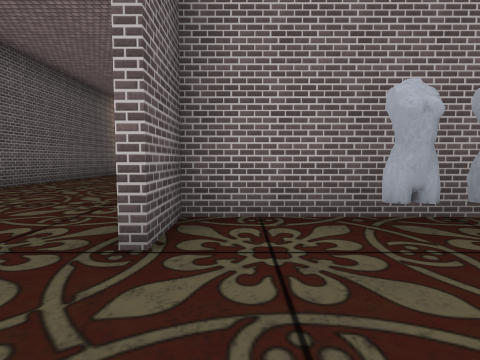
[1] (above)

23 first-person views from a walk through a 3-D level made in the Unity game engine. The camera is 1.2 m above the floor, tilts 4° down and sees 80° across. The floor is counted in squares, 2 m on a side. Each view is taken from the middle of a square. On the plan, view 1 faces up. The plan holds only what a view shows up to about 9 squares ahead; the rest is blank. The player is left out. Door leaves are left out, so doorways stand open. Some surface patterns are stand-ins.

[2]
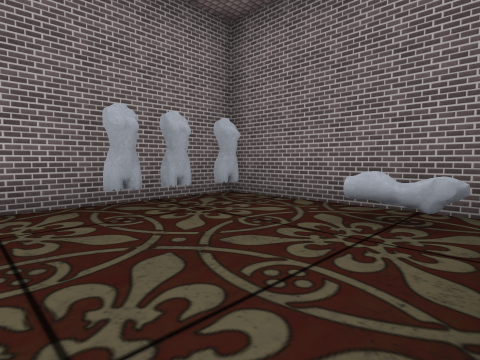

[3]
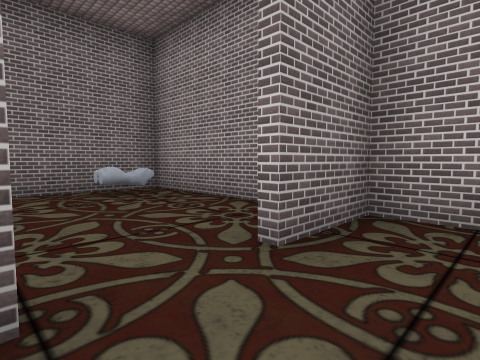

[4]
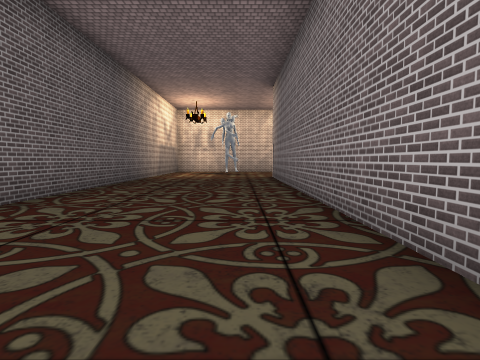

[5]
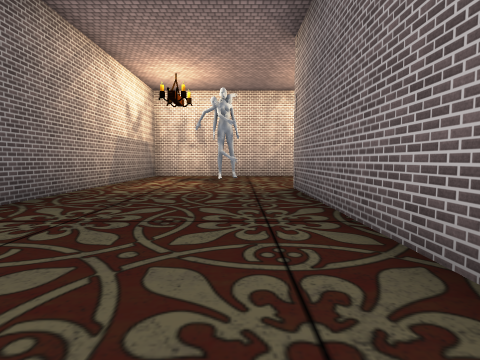

[6]
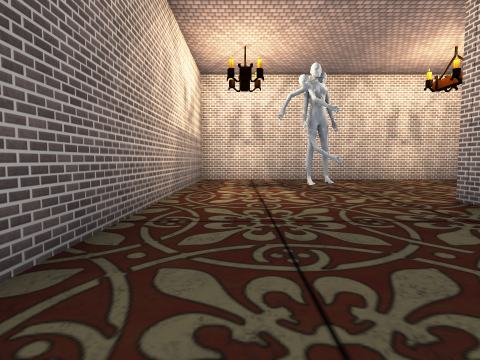

[7]
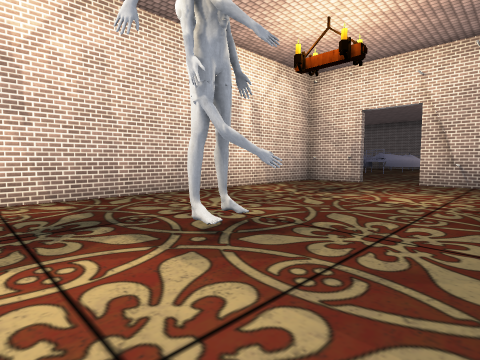

[8]
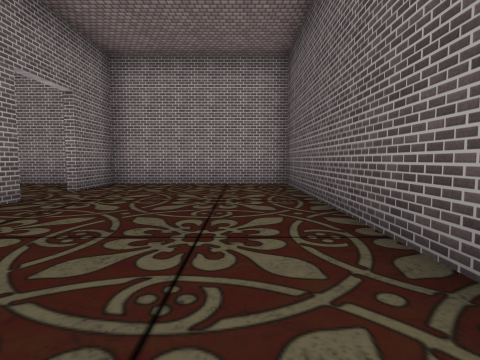

[9]
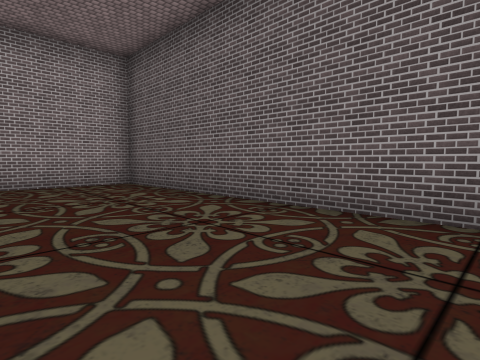

[10]
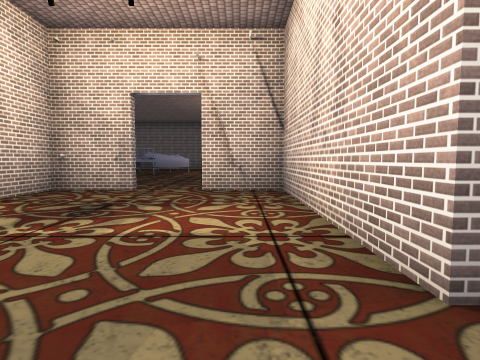

[11]
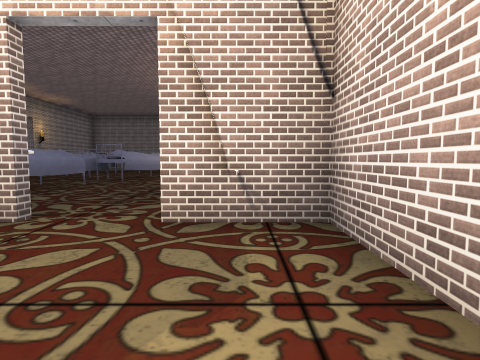

[12]
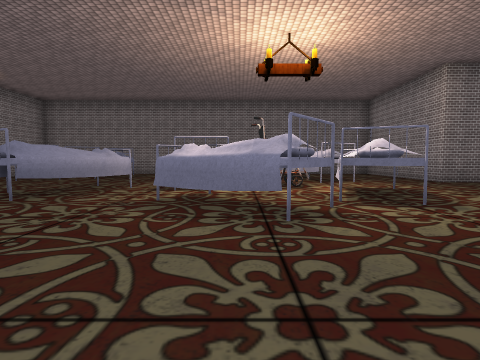

[13]
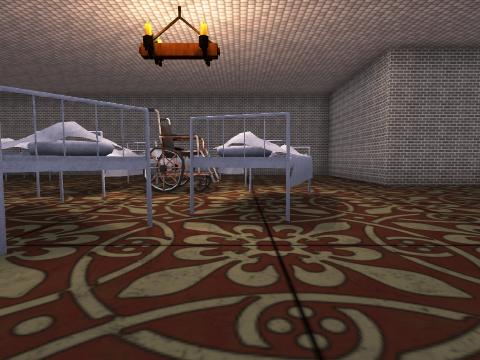

[14]
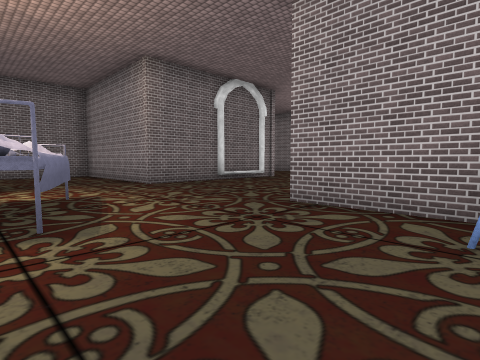

[15]
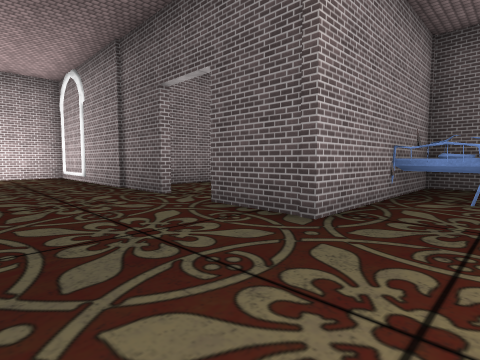

[16]
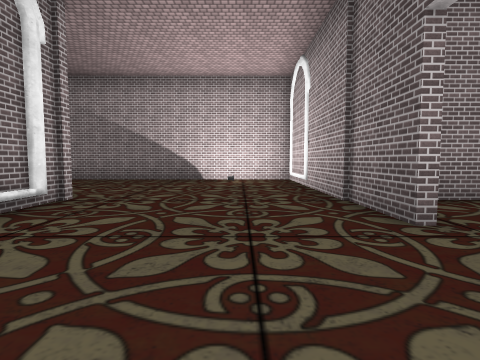

[17]
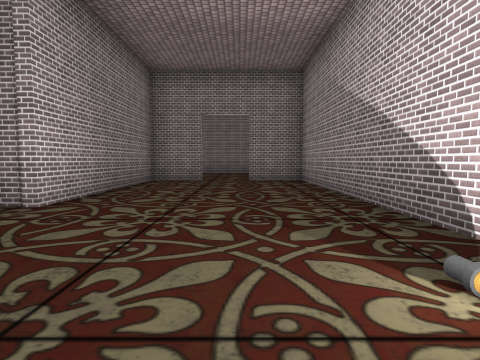

[18]
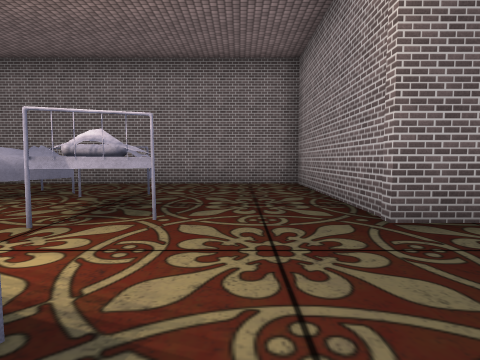

[19]
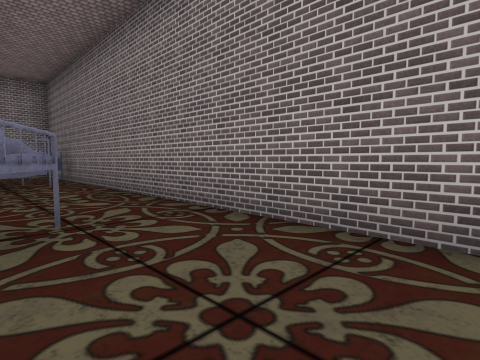

[20]
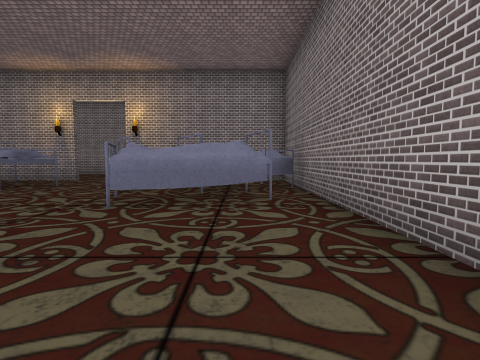

[21]
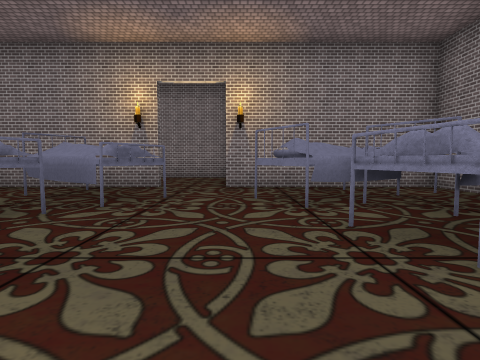

[22]
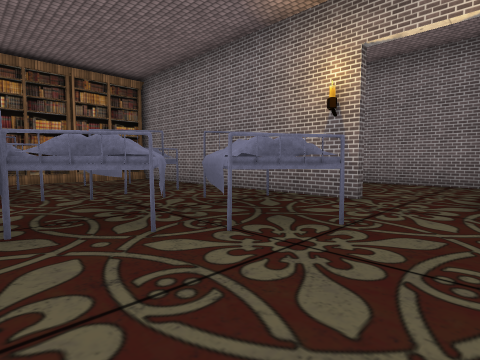

[23]
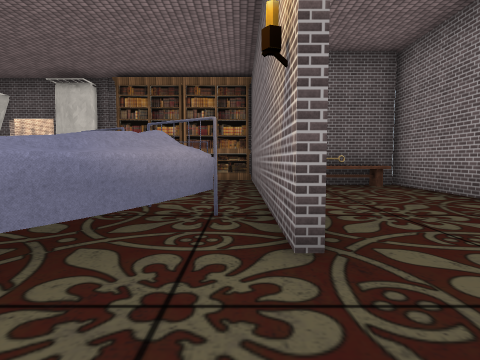

### Floor plan
Points are (right, up) in squares from view 1. A wall is a line through its corners. A room is listed if a view was taken in it or the views show most of it. See-through windows are left out.
Room 1 (views 1, 2)
walls: (0.2, -1.2) (3.8, -1.2) (3.8, 3) (-0.6, 3) (-0.6, 1.8)
ways out: open door at (-1, 1) to room 2
objects: other object (1, 2); other object (2, 2); other object (3, 0); other object (3, 2)
Room 2 (views 3, 4, 5, 6, 7, 8, 9, 10, 11)
walls: (-0.8, 4.2) (-0.8, 13.1) (3.8, 13.1); (-0.8, 1.8) (-0.8, 2.2); (3.8, 14.4) (3.8, 14.9); (3.8, 16.1) (3.8, 17.7) (-5.2, 17.7) (-5.2, -1.2) (-0.8, -1.2) (-0.8, 0.5)
ways out: open door at (-1, 1) to room 1; open door at (4, 15.5) to room 3
objects: other object (-2, 15)
Room 3 (views 12, 13, 14, 15, 16, 17, 18, 19, 20, 21, 22, 23)
walls: (7.4, 8.5) (8.4, 8.5) (8.4, 6.8); (8.4, 5.5) (8.4, -0.4); (5.9, 3.8) (7.2, 3.8); (11.2, 22.4) (4.6, 22.4); (14.8, 22.4) (12.6, 22.4); (17.3, 2) (17.3, 3.6) (12.7, 3.6) (12.7, 8.5) (17.3, 8.5) (17.3, 22.4) (16.5, 22.4); (8.4, -0.8) (17.3, -0.8) (17.3, 0.8)
ways out: open door at (4, 15.5) to room 2; open door at (8, 6); open door at (12, 22); open door at (17.5, 1.5)
objects: bed (4, 9) to (6, 9); other object (4, 14); other object (4, 17); bookshelf (4, 19); bookshelf (4, 21); other object (5, 8); bed (6, 18) to (8, 19); bed (6, 20) to (8, 21); bed (8, 13) to (10, 15); bed (9, 11) to (11, 12); bed (9, 19) to (10, 20); bed (9, 20) to (11, 21); flashlight (10, 0); bed (10, 17) to (11, 18); other object (11, 13) to (12, 13); bed (11, 14) to (13, 15); bed (13, 11) to (15, 12); bed (14, 13) to (15, 15); bed (14, 18) to (16, 19); bed (14, 20) to (16, 21); bed (15, 19) to (17, 20)

Positions as (right, up) in squares from view 1, and headings:
1: (0, 0), facing up
2: (0, -1), facing up-right
3: (-2, 2), facing down-right
4: (-2, 3), facing up
5: (-2, 7), facing up
6: (-4, 9), facing up
7: (-4, 13), facing up-right
8: (-4, 6), facing down
9: (-2, 6), facing down-left
10: (-2, 14), facing right
11: (1, 14), facing right
12: (5, 14), facing right
13: (6, 12), facing right
14: (6, 12), facing down-right
15: (11, 10), facing down-left
16: (10, 8), facing down
17: (9, 1), facing right
18: (10, 10), facing right
19: (15, 11), facing up-right
20: (16, 14), facing up
21: (13, 16), facing up
22: (13, 18), facing up-left
23: (13, 22), facing left
